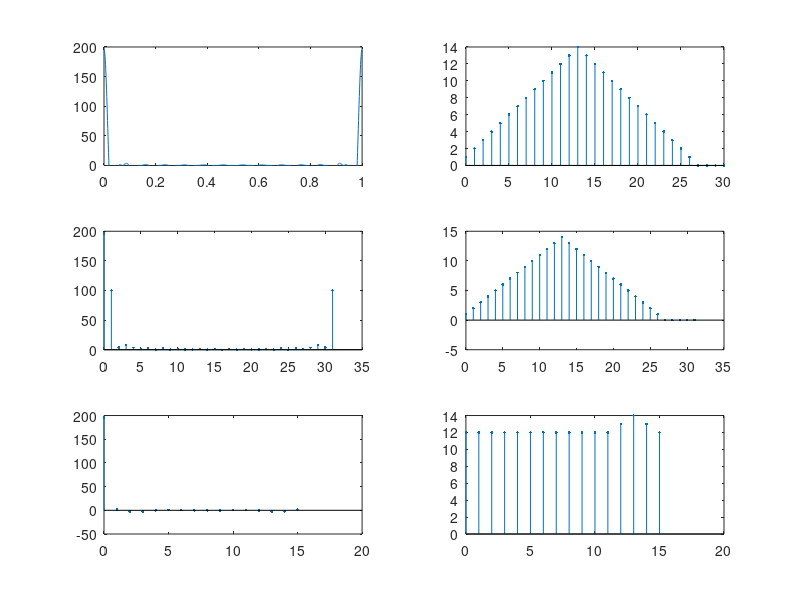

MATLAB code to generate this figure:
n=0:30;
x=(n>=0&n<=13).*(n+1)+(n>13&n<27).*(27-n)+(n>=27)*0;
subplot(3,2,2);
stem(n,x,'.');
y=fft(x,1024);
m=abs(y);
f=(0:length(m)-1)/1024;
subplot(3,2,1);
plot(f,y);
axis([0,1,0,200])

y1=fft(x,32);
y2=ifft(y1);
f1=0:31;
subplot(3,2,3);
stem(f1,abs(y1),'.');
subplot(3,2,4);
stem(f1,y2,'.');

y3=y1(1:2:32);
y4=ifft(y3,16);
f2=0:15;
subplot(3,2,5);
stem(f2,y3,'.');
subplot(3,2,6);
stem(f2,y4,'.');
